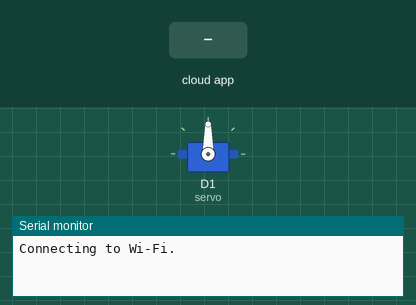
Simulated run of this sketch. Board: ESP8266 (NodeMCU). Parts: servo, the last lines printed to the serial monitor. The inputs (shaded band) are chosen by the test bench. WiFi joins after 1.5 s; servers stay silent unless stated; the Firebase database answers and starts empty.

Above: at 0.1 s.
At 2.7 s:
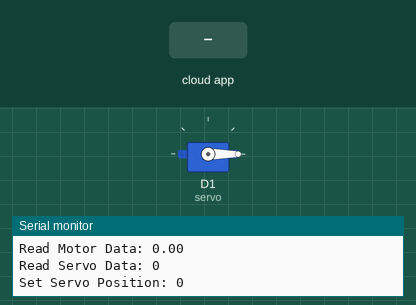
2.8 s: the phone or cloud app sets data to 1
At 4.1 s:
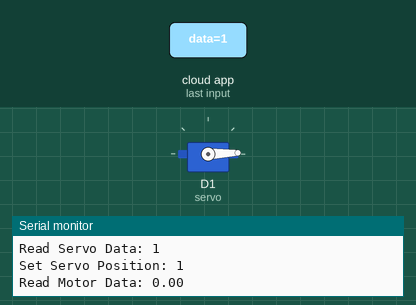
Timing chart, 0 to 5.8 s (numbered marks = the images above; inputs shaded):
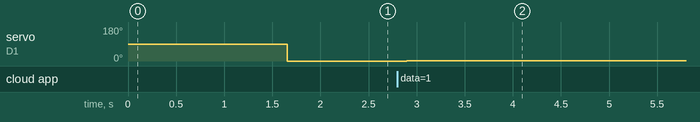

Measured:
- after the input at 2.8 s, servo on D1 (servo): 0° → 2° after 0.10 s

The sketch:

servo.ino
```cpp
#include <Arduino.h>
#include <ESP8266WiFi.h>
#include <Firebase_ESP_Client.h>
#include <Servo.h>

// Provide the token generation process info.
#include "addons/TokenHelper.h"
// Provide the RTDB payload printing info and other helper functions.
#include "addons/RTDBHelper.h"

// Insert your network credentials
#define WIFI_SSID "COMHEM_f2578a"
#define WIFI_PASSWORD "btmughdz"

// Insert Firebase project API Key
#define API_KEY "AIzaSyABXTpgXJhHMPcv9E5jb8VYCoGFzjvX3Rg"

// Insert RTDB URL
#define DATABASE_URL "https://clawmachine-37996-default-rtdb.europe-west1.firebasedatabase.app/"

// Define Firebase Data object
FirebaseData fbdo;

FirebaseAuth auth;
FirebaseConfig config;

Servo servo; // Create a Servo object

unsigned long readDataPrevMillis = 0;
bool signupOK = false;

void setup()
{
  servo.attach(5);
  Serial.begin(115200);
  WiFi.begin(WIFI_SSID, WIFI_PASSWORD);
  Serial.print("Connecting to Wi-Fi");
  while (WiFi.status() != WL_CONNECTED)
  {
    Serial.print(".");
    delay(300);
  }
  Serial.println();
  Serial.print("Connected with IP: ");
  Serial.println(WiFi.localIP());
  Serial.println();

  servo.attach(D1); // Attach the servo to pin D1

  /* Assign the api key (required) */
  config.api_key = API_KEY;

  /* Assign the RTDB URL (required) */
  config.database_url = DATABASE_URL;

  /* Sign up */
  if (Firebase.signUp(&config, &auth, "", ""))
  {
    Serial.println("ok");
    signupOK = true;
  }
  else
  {
    Serial.printf("%s\n", config.signer.signupError.message.c_str());
  }

  /* Assign the callback function for the long-running token generation task */
  config.token_status_callback = tokenStatusCallback; // See addons/TokenHelper.h

  Firebase.begin(&config, &auth);
  Firebase.reconnectWiFi(true);
}

void loop()
{
  if (Firebase.ready() && (millis() - readDataPrevMillis > 10 || readDataPrevMillis == 0))
  {
    readDataPrevMillis = millis();

    // Read an Int number from the database path servo/slider
    int ServoData;
    if (Firebase.RTDB.getInt(&fbdo, "servo/data"))
    {
      ServoData = fbdo.intData();
      Serial.println("Read Servo Data: " + String(ServoData));

      // Set the position of the servo based on the retrieved value
      setServoPosition(ServoData);
    }
    else
    {
      Serial.println("Failed to read Servo data. Reason: " + fbdo.errorReason());
    }

    // Read a Float number from the database path motor/data
    float MotorData;
    if (Firebase.RTDB.getFloat(&fbdo, "motor/data"))
    {
      MotorData = fbdo.floatData();
      Serial.println("Read Motor Data: " + String(MotorData, 2));
    }
    else
    {
      Serial.println("Failed to read Float data. Reason: " + fbdo.errorReason());
    }
  }
}

void setServoPosition(int position)
{
  // Ensure the position is within valid range (0 to 90)
  position = constrain(position, 0, 90);

  // Map the position to servo range (adjust if needed)
  int servoPosition = map(position, 0, 90, 0, 180);

  // Set the position of the servo
  servo.write(servoPosition);

  Serial.println("Set Servo Position: " + String(position));
  delay(10); // Add a delay to allow servo to reach the desired position
}
```
